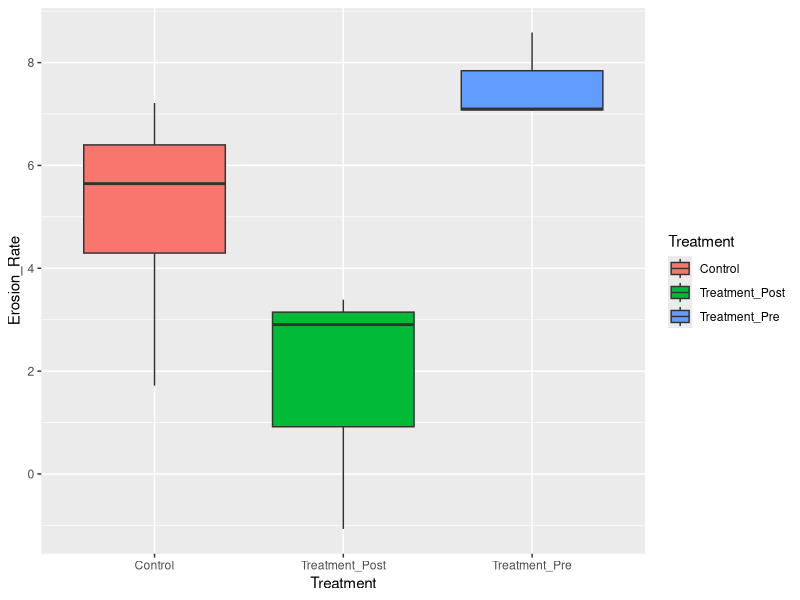

Reproduce this figure in R.
## ---- chunk 1
library(ggplot2)

nGroup <- 3
nName <- c("Control","Treatment_Pre","Treatment_Post")
Control <- rnorm(n=6,mean=5.0,sd=2) # control and treatment_pre would in theory have the same (or similar average erosion rate
Treatment_Pre <- rnorm(n=3,mean=5.0,sd=2)
Treatment_Post <- rnorm(n=3,mean=2.0,sd=2) # treatment_post would have a low erosion rate since it is after mitigation is put in
nSize <- c(6,3,3)
## ---- chunk 2
ID <- 1:(sum(nSize))
Erosion_Rate <- c(Control,
            Treatment_Pre,
            Treatment_Post)
Treatment <- rep(nName, nSize)
ANOdata <- data.frame(ID,Treatment,Erosion_Rate)
str(ANOdata)

ANOmodel <- aov(Erosion_Rate~Treatment,data=ANOdata)
z <- summary(ANOmodel)
print(z)
## ---- chunk 3
ANOPlot <- ggplot(data=ANOdata,aes(x=Treatment,y=Erosion_Rate,fill=Treatment))+
          geom_boxplot()
print(ANOPlot)
